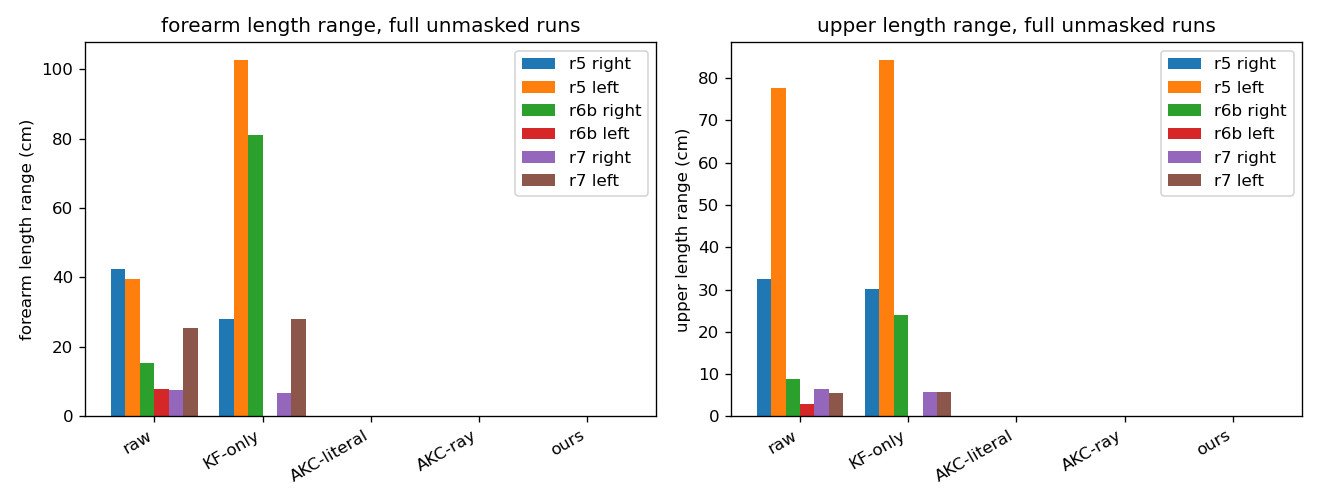
#> input picture eval/akc_comparison/results/chart_arm_length.png, 1320 x 504 px
$ python -i side_by_side.py   (imports and definitions only)
#> lines starting #> are read from the running program, lines starting #| are printed output that depends on the picture; after the words box and inside, x2 and y2 are one past the last pixel; in counts of white or black regions, pixels touching at a corner belong together
#> further down, picture is the input picture: shape (504, 1320, 3); mean B, G, R 237.4, 240.9, 242.8
### eval/common/paths.py
"""Central path constants for the eval/ track.

One place for the R4 stems and the v1 output locations so every eval
tool agrees on where inputs live. The v1 tree is frozen: it is only
ever read from here, never written except through its own extractors'
documented --out defaults.
"""

from pathlib import Path

HERE = Path(__file__).resolve()
REPO = HERE.parents[2]

# Recordings
R5_STEM = "recording_20260825_222315"   # primary, occlusion scenario (user-selected 2026-08-26)
R4_STEM = "recording_20260825_070152"
R4_BACKUP_STEM = "recording_20260825_070032"
R1_STEM = "recording_20260224_083945"
# No-occlusion scenario takes (recorded 2026-08-31, 30 s each; the
# evaluation separates a without-occlusion and a with-occlusion
# scenario, R5 being the occlusion one)
R6A_STEM = "recording_20260831_065504"
R6B_STEM = "recording_20260831_065553"
# Two-hand rail take (recorded 2026-09-09 00:00, 50 s, 1499 frames;
# supervisor round 6, C50): the right hand slides the cube to the
# middle of the rail, the left hand takes over to the far end. The
# seven earlier takes of the same night are not used (user 2026-09-09).
R7_STEM = "recording_20260909_000024"
VIDEO = REPO / "Video"
R4_BAG = VIDEO / f"{R4_STEM}.bag"
R5_BAG = VIDEO / f"{R5_STEM}.bag"

# Short aliases used in calibration filenames and report prefixes
ALIAS = {R1_STEM: "r1", R4_STEM: "r4", R5_STEM: "r5",
         R6A_STEM: "r6a", R6B_STEM: "r6b", R7_STEM: "r7"}

# v1 pipeline outputs (produced by the frozen extractors, gitignored)
ARUCO_OUT = REPO / "v1" / "aruco" / "output"
MP_OUT = REPO / "v1" / "mediapipe" / "output"
R4_ARUCO_RAW = ARUCO_OUT / f"{R4_STEM}_aruco_raw.csv"
R4_ARUCO_META = ARUCO_OUT / f"{R4_STEM}_aruco_raw.meta.json"
R4_LM_RAW = MP_OUT / f"{R4_STEM}_landmarks_raw.csv"
R4_LM_META = MP_OUT / f"{R4_STEM}_landmarks_raw.meta.json"
R4_LM_FILTERED = MP_OUT / f"{R4_STEM}_landmarks_filtered.csv"
R4_OBJECT_WORLD = ARUCO_OUT / f"{R4_STEM}_object_world.csv"
R4_OBJECT_WORLD_FILTERED = ARUCO_OUT / f"{R4_STEM}_object_world_filtered.csv"
R4_CALIB = ARUCO_OUT / "scene_calibration_r4.json"

# Marker-size-corrected artifacts (E-009). Once these exist they are
# the authoritative R4 object track and calibration; the uncorrected
# ones remain for comparison.
EVAL = Path(__file__).resolve().parents[1]
R4_CALIB_SCALED = EVAL / "output" / "scene_calibration_r4c.json"
R4_OBJECT_WORLD_FILTERED_SCALED = (
    EVAL / "output" / f"{R4_STEM}_scaled_object_world_filtered.csv")


def r4_calib():
    return R4_CALIB_SCALED if R4_CALIB_SCALED.exists() else R4_CALIB


# Stem-generic accessors (R5 onward; R4/R1 constants above are kept so
# the pinned R4 reports stay reproducible byte-for-byte)
def bag(stem):
    return VIDEO / f"{stem}.bag"


def aruco_raw(stem):
    return ARUCO_OUT / f"{stem}_aruco_raw.csv"


def aruco_meta(stem):
    return ARUCO_OUT / f"{stem}_aruco_raw.meta.json"


def lm_raw(stem):
    return MP_OUT / f"{stem}_landmarks_raw.csv"


def lm_meta(stem):
    return MP_OUT / f"{stem}_landmarks_raw.meta.json"


def lm_filtered(stem):
    return MP_OUT / f"{stem}_landmarks_filtered.csv"


def lm_raw_vis0(stem):
    return EVAL / "output" / f"{stem}_landmarks_raw_vis0.csv"


# [23 lines left out: functions calib_for, object_world_filtered, not called in this run]

# Pinned R1 references (read-only regression baselines)
R1_CALIB = ARUCO_OUT / "scene_calibration.json"

# eval/ locations
EVAL = REPO / "eval"
EVAL_OUT = EVAL / "output"          # large regenerable files, gitignored
EVAL_REPORTS = EVAL / "reports"     # small pinned summaries, committed
R4_LM_RAW_VIS0 = EVAL_OUT / f"{R4_STEM}_landmarks_raw_vis0.csv"

# Marker roles (mirrors v1/aruco/frames.py, values asserted at import
# time against the frozen source so drift is impossible)
WALL_ID, OBJECT_ID, DESK_ID = 0, 1, 2

LANDMARKS = [
    "left_shoulder", "right_shoulder",
    "left_elbow", "right_elbow",
    "left_wrist", "right_wrist",
    "left_hip", "right_hip",
]


def _assert_frames_agree():
    import sys
    sys.path.insert(0, str(REPO / "v1" / "aruco"))
    import frames
    assert frames.WORLD_ID == DESK_ID
    assert frames.OBJECT_ID == OBJECT_ID
    assert set(frames.MARKER_IDS) == {WALL_ID, OBJECT_ID, DESK_ID}


_assert_frames_agree()

### eval/unity_check/side_by_side.py
#!/usr/bin/env python3
"""Pair the Unity sensor-POV render with the recorded color video (R5).

Left panel  : Unity's SensorPOVCamera render, i.e. a virtual camera sitting
              at the calibrated sensor pose with the calibrated vertical FOV
              -- a replica of the RealSense that made the recording.
Right panel : the same frame's color image straight out of the .bag.

The pairing is an EXACT join on the stream frame number, with no timing
assumption anywhere:
  * Unity's EvalFrameDump names every PNG after ArucoSceneReceiver.lastFrame
    (the frame the receivers applied that Update), written from LateUpdate,
    so f01234.png shows exactly what frame 1234 carried;
  * the bag's i-th color frame is row i of the landmark CSV, whose `frame`
    column is that same number (the extractors walk the bag once, in order).

--lag-scan cross-checks that join without trusting either statement: it
compares the orange object cube's centroid in the Unity render against the
object marker's measured pixel centre (m1_u/m1_v in the scaled ArUco CSV)
over a range of artificial frame offsets. A true pairing puts the minimum
at offset 0; an off-by-N shows up as a shifted minimum.

Outputs (default eval/output/unity_check_r5/):
  side_by_side.mp4              full replay, HUD-stamped on both halves
  still_f<frame>.png            paired stills
  pairing_lag_scan.json/.txt    the off-by-N evidence
"""
import argparse
import json
import subprocess
import sys
from pathlib import Path

import cv2
import numpy as np
import pandas as pd

REPO = Path(__file__).resolve().parents[2]
sys.path.insert(0, str(REPO / "eval"))
from common import paths as P  # noqa: E402

BAND = 26          # HUD band height, px
FONT = cv2.FONT_HERSHEY_SIMPLEX


def unity_cube_centroid(img):
    """Centroid of the orange object cube in a Unity render, or None.

    The cube is the only strongly orange thing in the scene (desk brown is
    far darker, the rig is grey/white), so a hue window plus a saturation
    and value floor isolates it.
    """
    hsv = cv2.cvtColor(img, cv2.COLOR_BGR2HSV)
#> hsv: shape (504, 1320, 3); mean H, S, V 2.8, 12.8, 246.1
    m = cv2.inRange(hsv, np.array([5, 140, 90]), np.array([25, 255, 255]))
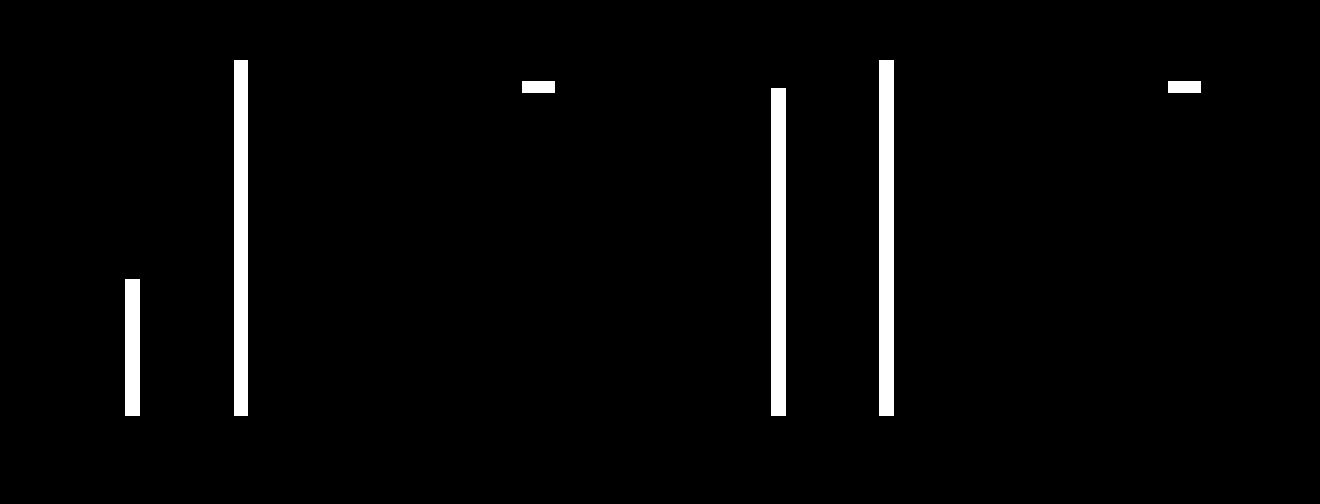
#> m: shape (504, 1320); 2.7% white; 6 white regions, box (x1, y1, x2, y2) and area: (879, 60, 894, 416) 5340, (234, 60, 248, 416) 4984, (771, 88, 786, 416) 4920, (125, 279, 140, 416) 2055, (522, 81, 555, 93) 396, (1168, 81, 1201, 93) 396
    m = cv2.morphologyEx(m, cv2.MORPH_OPEN, np.ones((3, 3), np.uint8))
    if int(m.sum()) < 255 * 25:          # fewer than ~25 px: not visible
        return None
    ys, xs = np.nonzero(m)
#> ys = 18091 values from 60 to 415; xs = 18091 values, max 1200 at index 703, min 125 at index 10008, mean 592.1
    return float(xs.mean()), float(ys.mean())


# [256 lines left out: functions load_unity_frames, recompose_zxy, project_cube_centre, lag_scan, stamp, main, not called in this run]


# [2 lines not run here, left out]

>>> import cv2
>>> picture = cv2.imread('../akc_comparison/results/chart_arm_length.png')
>>> result = unity_cube_centroid(picture)
#> result = (592.1, 247.1)
